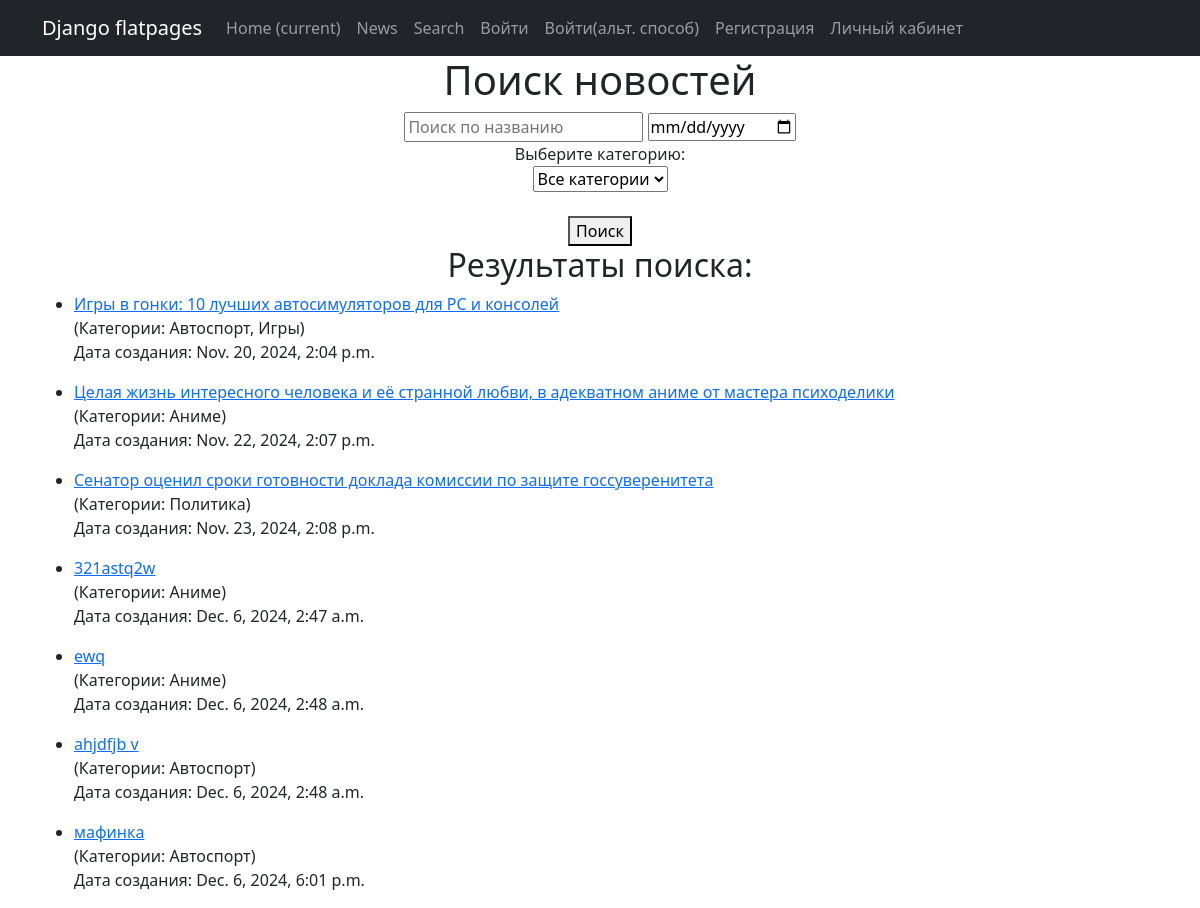
Page /news/search/ on the earlier database version.
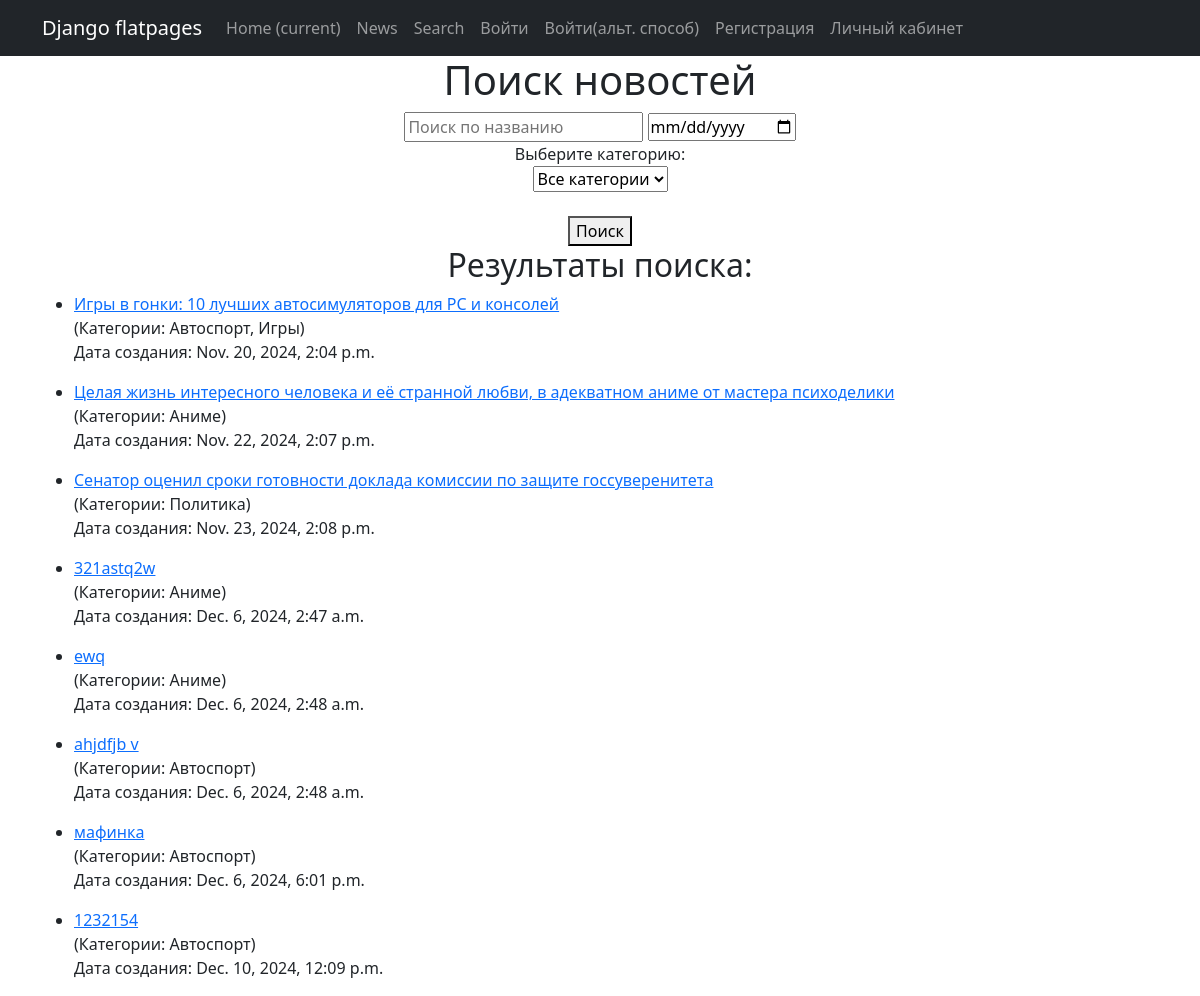
Same page on the later database version.
### news/models.py (models this page shows, shortened)
class Post(models.Model):
    ARTICLE = 'AR'
    NEWS = 'NE'
    POST_TYPE_CHOICES = [
        (ARTICLE, 'Article'),
        (NEWS, 'News'),
    ]
    author = models.ForeignKey(Author, on_delete=models.CASCADE)
    post_type = models.CharField(max_length=2, choices=POST_TYPE_CHOICES)
    created_time = models.DateTimeField(auto_now_add=True)
    categories = models.ManyToManyField(Category, through='PostCategory')
    title = models.CharField(max_length=200)
    content = models.TextField()
    rating = models.IntegerField(default=0)

class Category(models.Model):
    name = models.CharField(max_length=100, unique=True)
    subscribers = models.ManyToManyField(User, related_name='subscribed_categories', blank=True)
    def __str__(self):
        return self.name

### news/views.py (the view)
# urls.py: path('search/', NewsSearchView.as_view(), name='news_search'),
class NewsSearchView(View):
    def get(self, request):
        query = request.GET.get('query', '')
        category = request.GET.get('category', '')
        date_after = request.GET.get('date_after', '')
        news_queryset = Post.objects.all()
        if query:
            news_queryset = news_queryset.filter(title__icontains=query)
        if category:
            news_queryset = news_queryset.filter(categories__name__icontains=category)
        if date_after:
            news_queryset = news_queryset.filter(created_time__gte=date_after)
        categories = Category.objects.all()
        context = {
            'news_list': news_queryset,
            'query': query,
            'category': category,
            'date_after': date_after,
            'categories': categories,
        }
        return render(request, 'posts_search.html', context)

### templates/posts_search.html (shortened to what this page needs)
{% extends 'flatpages/default.html' %}
{% block content %}
    <h1>Поиск новостей</h1>
    <form method="get" action="{% url 'news_search' %}">
        <input type="text" name="query" placeholder="Поиск по названию" value="{{ query }}">
        <input type="date" name="date_after" placeholder="Дата после" value="{{ date_after }}">
        <br>
        <label
                for="category">Выберите категорию:
        </label>
        <br>
        <select id="category" name="category">
            <option
                    value=""> Все категории
            </option>
        </select>
        <br><br>
        <button
                type="submit">Поиск
        </button>
    </form>
    <h2>Результаты поиска:</h2>
    <ul>
        {% for news in news_list %}
            <li>
                <p style="text-align: left;">
                    <a
                            href="{% url 'NewDetail' news.id %}">{{ news.title }}
                    </a>
                    <br>
                    (Категории:  {{ news.categories.all|join:", " }})
                    <br>
                    Дата создания: {{ news.created_time }}
                </p>
            </li>
        {% empty %}
            <li>Новостей не найдено.</li>
        {% endfor %}
    </ul>
{% endblock content %}

Differences in the rows shown:
added Post: title "1232154", categories.all "Автоспорт", created_time "Dec. 10, 2024, 12:09 p.m."
